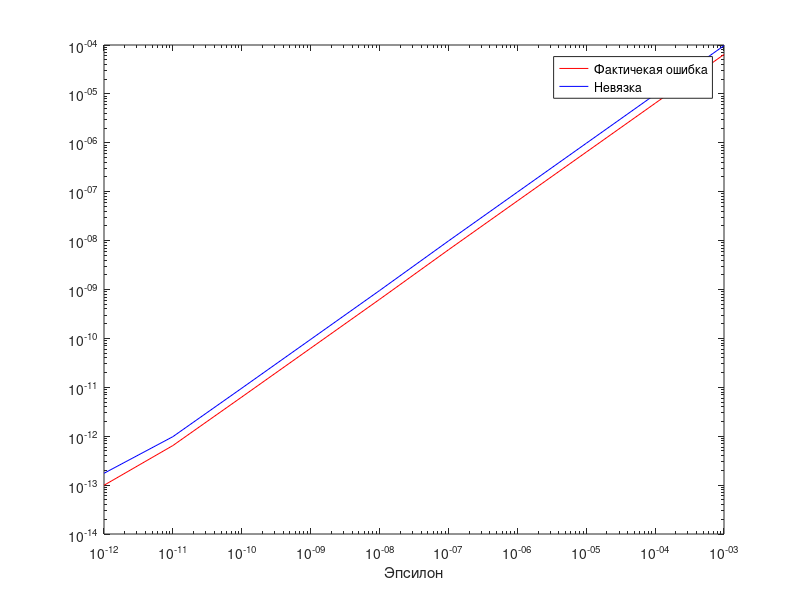
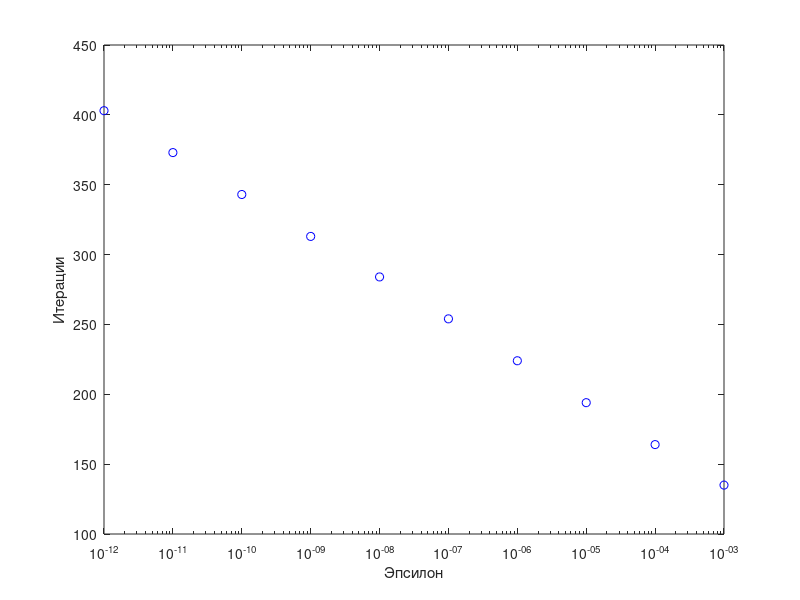

Source code (MATLAB) for these figures, in order:
iterations = load('iterations.txt');
norm = load('actual_error.txt');
nevyaska = load('discrepancy.txt');
accuracy = load('epsilon.txt');

figure;
loglog(accuracy, norm, 'r');
hold on;
loglog(accuracy, nevyaska, 'b');
legend('Фактичекая ошибка','Невязка');
xlabel('Эпсилон');

figure
semilogx(accuracy, iterations, 'bo');
ylabel('Итерации');
xlabel('Эпсилон');